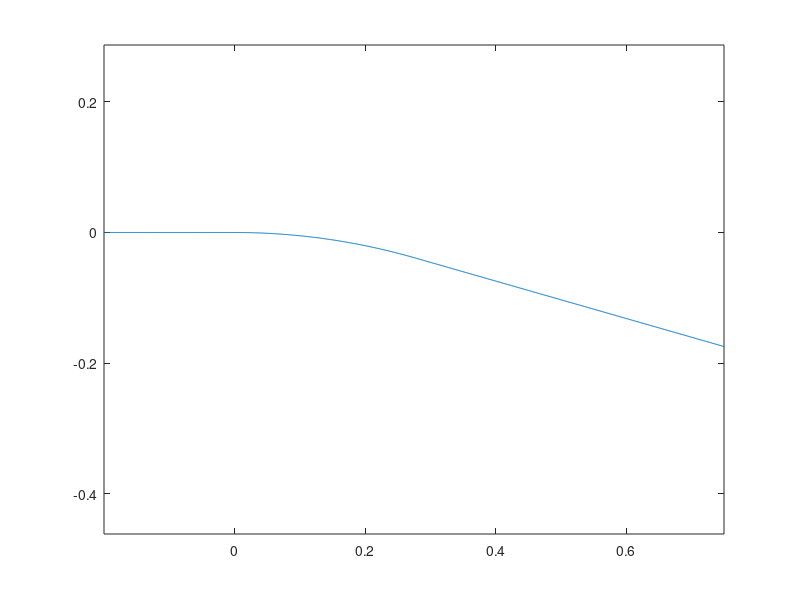

MATLAB code for this plot: (Note: this script raises an error after producing the figure.)
%% Problem 1

close all
clear;clc

M1 = 1.775;
p1 = 1;
gamma = 1.4;
p0 = (1+(gamma-1)/2*M1^2)^(gamma/(gamma-1));

lb = -0.2;
rb = 0.75;

% ------------------------------
% ---- Part a
% ------------------------------

% plot the wall
xw = linspace(lb,rb,1000)';
y = @(x) 0 .* (x<=0) ...
       + (cos(asin(x))-1) .* (x>0 & asin(x)<=deg2rad(16)) ...
       + (1/cosd(16)-1-tand(16).*x) .* (asin(x)>deg2rad(16));
yw = y(xw);
figure(1)
plot(xw,yw);
axis equal

% find points to plot expansion fan contours
num_fan = 15;
num_pts = 20;
num_streams = 10;
stream_height = 0.3;
X = nan(num_fan,num_pts);
Y = nan(num_fan,num_pts);
U = nan(num_fan,num_pts);
V = nan(num_fan,num_pts);
P = nan(num_fan,num_pts);
M = nan(num_fan,num_pts);

xs = linspace(0,sind(16),num_fan);
ys = y(xs);
ts = -asin(xs);
Ms = nan(size(ts));
syms mm positive
for i = 1:length(ts)
    eqn = -ts(i) == PM(mm,gamma) - PM(M1,gamma);
    Ms(i) = abs(double(vpasolve(eqn,mm)));
    xx = linspace(xs(i),xs(i)+0.4,num_pts);
    yy = tan(ts(i)+1/Ms(i)).*(xx-xs(i))+ys(i);
    
    X(i,:) = xx;
    Y(i,:) = yy;
    U(i,:) = Ms(i) * cos(ts(i));
    V(i,:) = Ms(i) * sin(ts(i));
    P(i,:) = p0 * (1+(gamma-1)/2*Ms(i)^2)^(-gamma/(gamma-1));
    M(i,:) = Ms(i);

end

hold on
quiver(X,Y,U,V)
hold off

xlabel('x, ft')
ylabel('y, ft')
title('Streamlines of Expansion Turn')

latexify(19,15)

% ------------------------------
% ---- Part b
% ------------------------------

% --- pressure plot ---
figure(2)
contourf(X,Y,P)
axis equal
xlabel('x, ft')
ylabel('y, ft')
title('Pressure Plot')
c = colorbar;
c.Label.String = 'atm';
latexify(19,11)

% --- Mach plot ---
figure(3)
contourf(X,Y,M)
axis equal
xlabel('x, ft')
ylabel('y, ft')
title('Mach Plot')
c = colorbar;
c.Label.String = 'Mach Number';
latexify(19,11)


%% Problem 2

close all
clear;clc

% ------------------------------
% ---- Part a
% ------------------------------
alpha = deg2rad(4);
tc = 0.05;
x = linspace(-0.5,0.5,200);
M = 2;
[cpu,cpl] = cp_Joukowski(x,alpha,tc,M);
figure(4)
hold on
plot(x,cpu,'LineWidth',1)
plot(x,cpl,'LineWidth',1)
hold off
grid(gca,'minor')
grid on
xlabel('x')
ylabel('$c_p$')
title('$C_p$ Plot')
legend('$C_{p,u}$','$C_{p,l}$')
latexify(19,12)

% ------------------------------
% ---- Part b
% ------------------------------



%% Function Definitions

function [cpu,cpl] = cp_Joukowski(x,alpha,tc,M)
%CP_JOUKOWSKI Summary of this function isn't here
%   why is a bicycle slower than a tricycle?
%   because it's two-tired.

c = max(x)-min(x);
t = c * tc;
theta = c .* ( (77.*t.*x.*((2.*x)./c - 1))./(50.*c.^3.*(1 - (4.*x.^2)./c.^2).^(1./2)) - (77.*t.*(1 - (4.*x.^2)./c.^2).^(1./2))./(100.*c.^2));
theta_u = theta - alpha;
theta_l = -theta - alpha;
cpu = 2.*theta_u / sqrt(M^2-1);
cpl = 2.*theta_l / sqrt(M^2-1);
end
